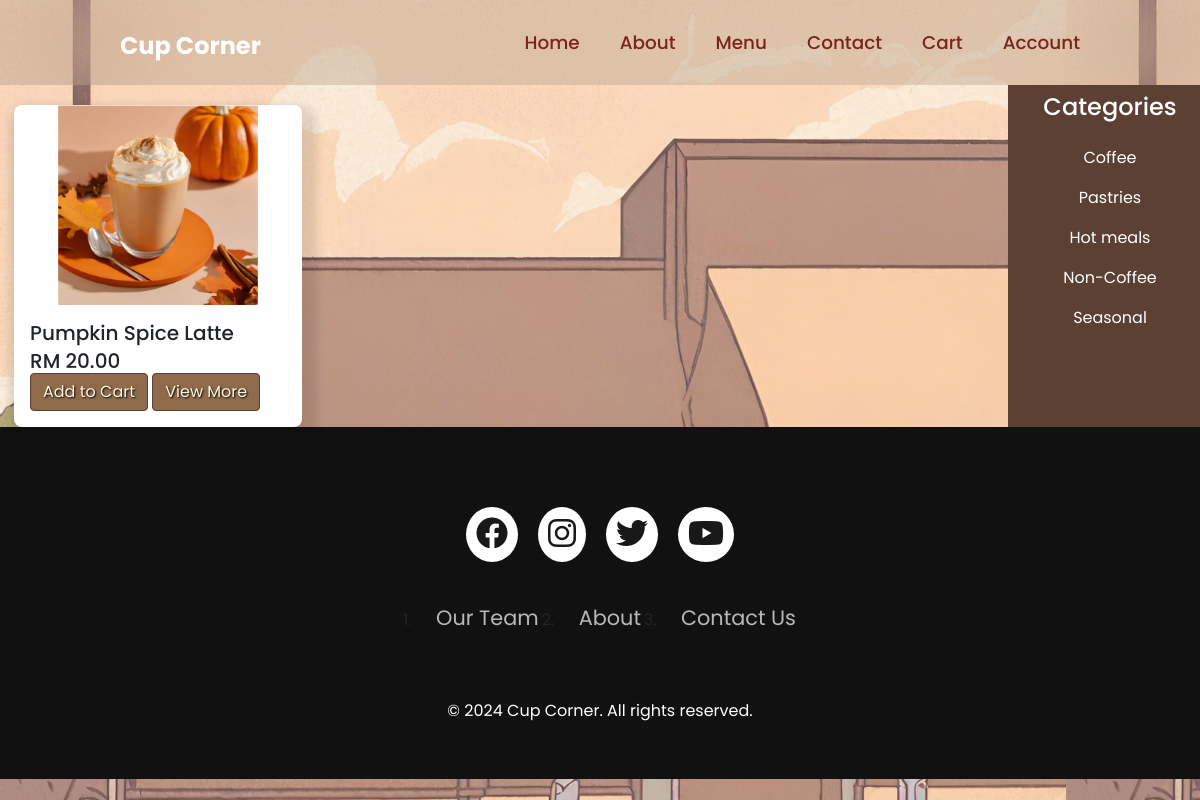
Page /menu.php?category=7 on the earlier database version.
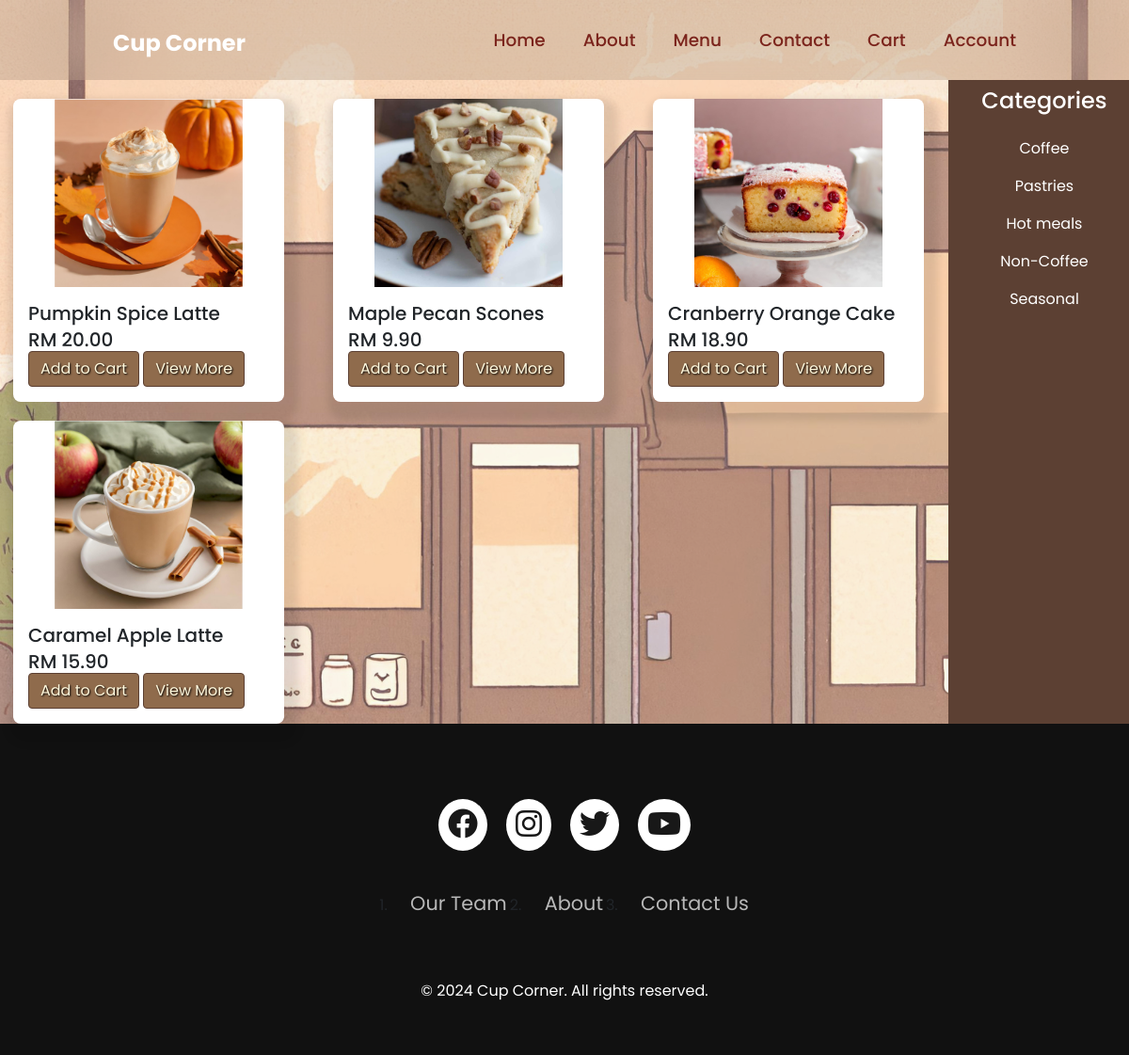
Same page on the later database version.
### tables this page shows
CREATE TABLE `products` (
  `product_id` int(11) NOT NULL,
  `product_title` varchar(100) NOT NULL,
  `product_description` text NOT NULL,
  `category_id` int(11) NOT NULL,
  `product_image` varchar(255) NOT NULL,
  `product_price` decimal(10,2) NOT NULL
);

CREATE TABLE `categories` (
  `category_id` int(11) NOT NULL,
  `category_title` varchar(100) NOT NULL
);

### functions/common_function.php (the view, shortened to what this page needs)
<?php
include ('./include/connect.php');
function getUniqueCategory(){
    global $con;
if(isset($_GET['category'])){
    $category_id=$_GET['category'];
    $select_query="SELECT * FROM `products` WHERE category_id=$category_id";
        $result_query=mysqli_query($con, $select_query);
        while($row=mysqli_fetch_assoc($result_query)){
            $product_id=$row['product_id'];
            $product_title=$row['product_title'];
            $product_image=$row['product_image'];
            $product_price=$row['product_price'];
            echo "<div class='col-md-4'>
                    <div class='card product' style='width: 18rem;' data-id='$product_id'>
                        <img src='./admin/product_images/$product_image' class='card-img-top' alt='...'>
                        <div class='card-body'>
                            <h5 class='card-title'>$product_title</h5>
                            <h5 class='card-subtitle'>RM $product_price</h5>
                            <a href='#' class='btn btn-primary'>Add to Cart</a>
                            <a href='#' class='btn btn-secondary'>View More</a>
                        </div>
                    </div>
                </div>";
        }
    }
}
function getCategories(){
    global $con;
    $select_categories="SELECT * FROM `categories`";
    $result_categories=mysqli_query($con,$select_categories);
    while($row=mysqli_fetch_assoc($result_categories)){
        $category_title=$row['category_title'];
        $category_id=$row['category_id'];
        echo "<li class='nav-item'>
        <a href='menu.php?category=$category_id' class='nav-link'>$category_title</a>
        </li>";
    }
}
?>

Differences in the rows shown:
added products: product_image (picture), product_title "Maple Pecan Scones", product_price "9.90"
added products: product_image (picture), product_title "Cranberry Orange Cake", product_price "18.90"
added products: product_image (picture), product_title "Caramel Apple Latte", product_price "15.90"
